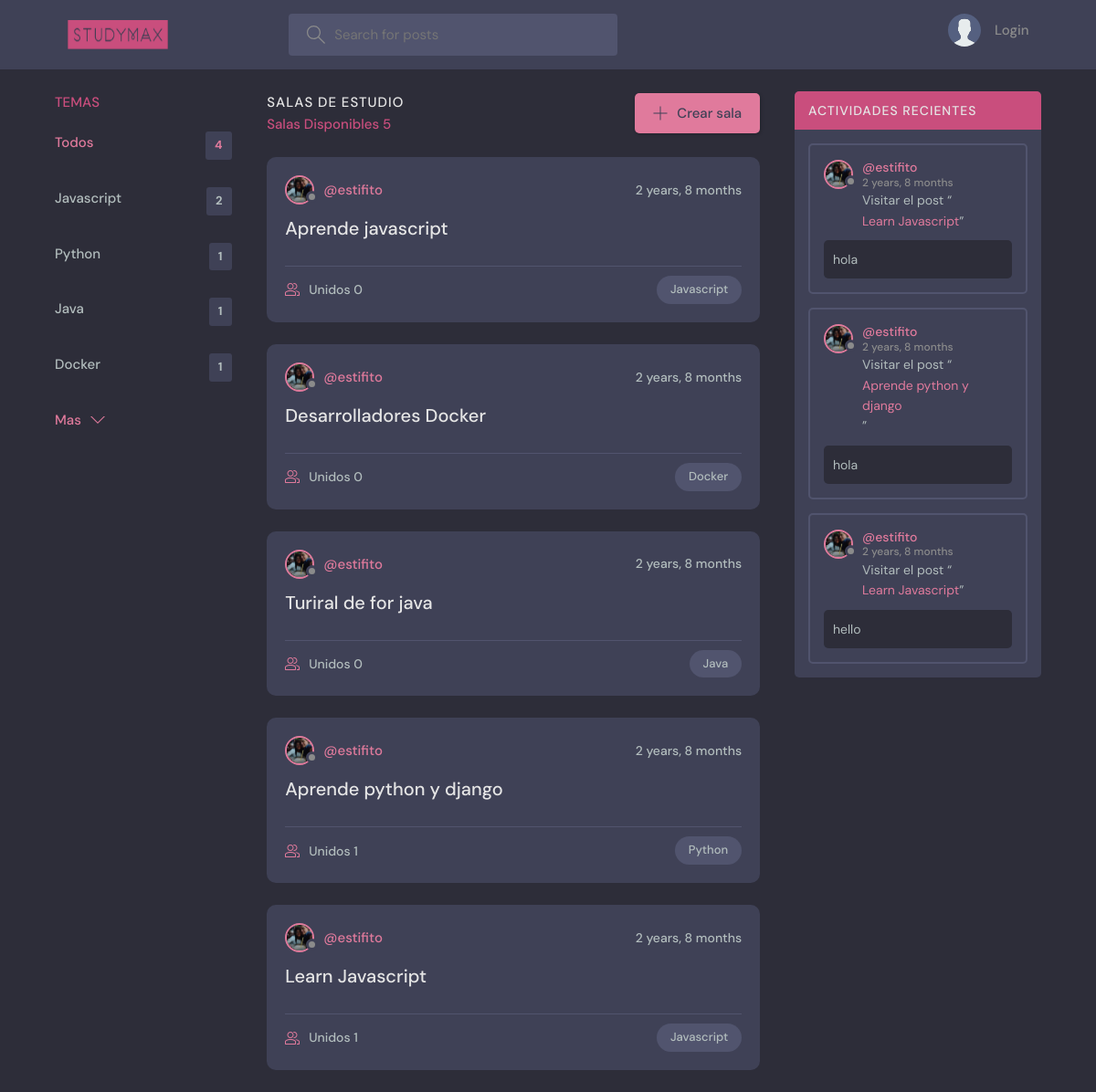
Before: / with the older database file.
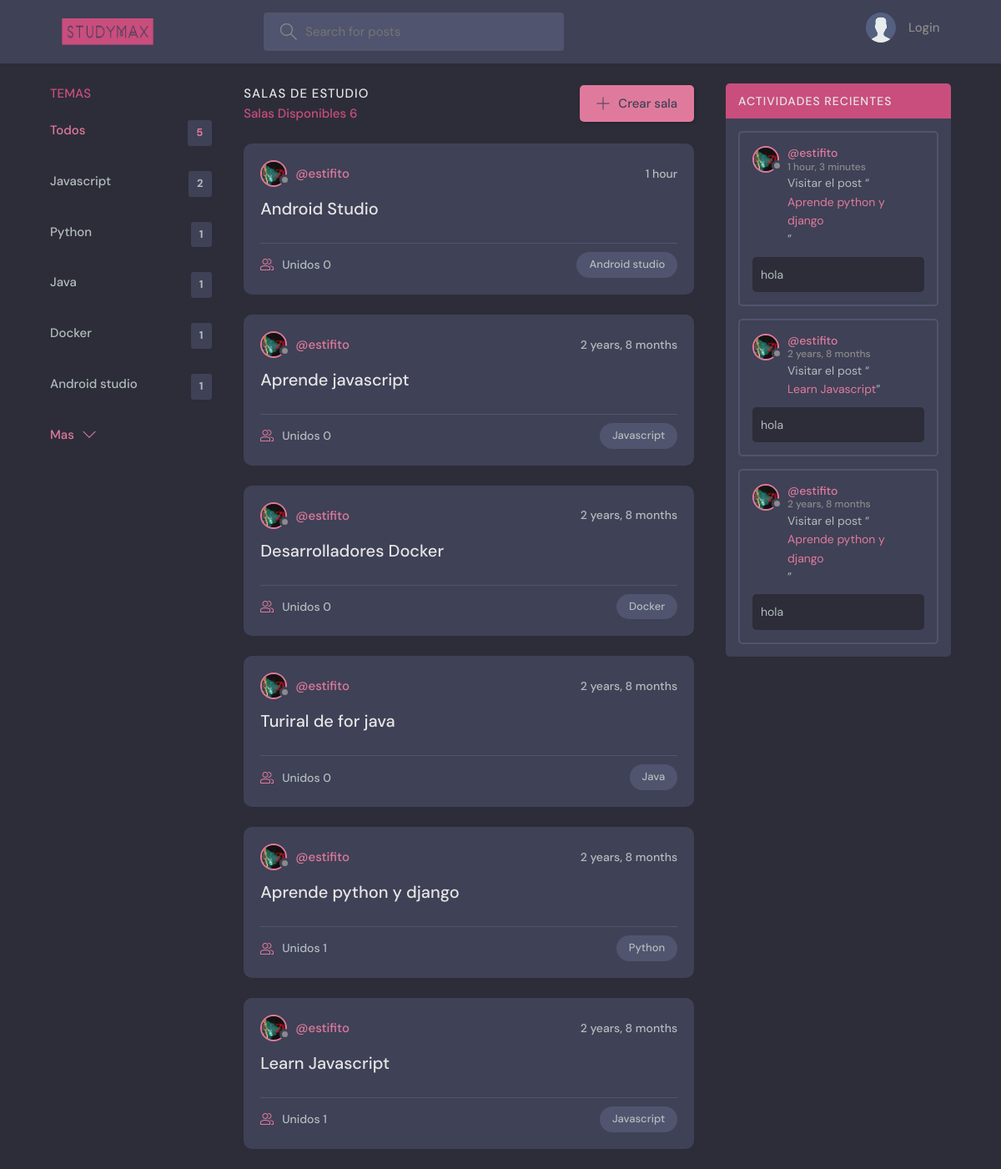
After: the same page with the newer database file.
### base/models.py (models this page shows, shortened)
class Topic(models.Model):
    name = models.CharField(max_length=200)

class Room(models.Model):
    host = models.ForeignKey(User, on_delete=models.SET_NULL, null=True)
    topic = models.ForeignKey(Topic, on_delete=models.SET_NULL, null=True)
    name = models.CharField(max_length=200)
    description = models.TextField(null=True, blank=True)
    participants = models.ManyToManyField(
        User, related_name='participants', blank=True)
    updated = models.DateTimeField(auto_now=True)
    created = models.DateTimeField(auto_now_add=True)
    class Meta:
        ordering = ['-updated', '-created']
    def __str__(self):
        return self.name

class User(AbstractUser):
    name = models.CharField(max_length=200, null=True)
    email = models.EmailField(unique=True, null=True)
    bio = models.TextField(null=True)
    avatar = models.ImageField(null=True, default="avatar.svg")
    USERNAME_FIELD = 'email'
    REQUIRED_FIELDS = []

class Message(models.Model):
    user = models.ForeignKey(User, on_delete=models.CASCADE)
    room = models.ForeignKey(Room, on_delete=models.CASCADE)
    body = models.TextField()
    updated = models.DateTimeField(auto_now=True)
    created = models.DateTimeField(auto_now_add=True)
    class Meta:
        ordering = ['-updated', '-created']

### base/views.py (the view)
# urls.py: path('', views.home, name="home"),
def home(request):
    q = request.GET.get('q') if request.GET.get('q') != None else ''
    rooms = Room.objects.filter(
        Q(topic__name__icontains=q) |
        Q(name__icontains=q) |
        Q(description__icontains=q)
    )
    topics = Topic.objects.all()[0:5]
    room_count = rooms.count()
    room_messages = Message.objects.filter(
        Q(room__topic__name__icontains=q))[0:3]
    context = {'rooms': rooms, 'topics': topics,
               'room_count': room_count, 'room_messages': room_messages}
    return render(request, 'base/home.html', context)

### base/templates/base/home.html (shortened to what this page needs)
{% extends 'main.html' %}
{% block content %}
<main class="layout layout--3" >
  <div class="container">
    {% include 'base/topics_component.html' %}
    <div class="roomList">
      <div class="roomList__header">
        <div>
          <h2>Salas de estudio</h2>
          <p> Salas Disponibles {{room_count}}</p>
        </div>
        <a class="btn btn--main" href="{% url 'create-room' %}">
          <svg version="1.1" xmlns="http://www.w3.org/2000/svg" width="32" height="32" viewBox="0 0 32 32">
            <title>add</title>
            <path
              d="M16.943 0.943h-1.885v14.115h-14.115v1.885h14.115v14.115h1.885v-14.115h14.115v-1.885h-14.115v-14.115z">
            </path>
          </svg>
          Crear sala
        </a>
      </div>
      {% include 'base/feed_component.html' %}
    </div>
    {% include 'base/activity_component.html' %}
  </div>
</main>
{% endblock %}

### base/templates/base/topics_component.html
<div class="topics">
    <div class="topics__header">
        <h2>Temas</h2>
    </div>
    <ul class="topics__list">
        <li>
            <a href="{% url 'home' %}" class="active">Todos <span>{{topics.count}}</span></a>
        </li>
        {% for topic in topics %}
        <li>
            <a href="{% url 'home' %}?q={{topic.name}}">{{topic.name}}<span>{{topic.room_set.all.count}}</span></a>
        </li>
        {% endfor %}
    </ul>
    <a class="btn btn--link" href="{% url 'topics' %}">
        Mas
        <svg version="1.1" xmlns="http://www.w3.org/2000/svg" width="32" height="32" viewBox="0 0 32 32">
            <title>chevron-down</title>
            <path d="M16 21l-13-13h-3l16 16 16-16h-3l-13 13z"></path>
        </svg>
    </a>
</div>

### base/templates/base/feed_component.html (shortened to what this page needs)
{% load ratings %}
{% for room in rooms %}
<div class="roomListRoom">
    <div class="roomListRoom__header">
        <a href="{% url 'user-profile' room.host.id %}" class="roomListRoom__author">
            <div class="avatar avatar--small">
                <img src="{{room.host.avatar.url}}" />
            </div>
            <span>@{{room.host.username}}</span>
        </a>
        <div class="roomListRoom__actions">
            <span>{{room.created|timesince}}</span>
        </div>
    </div>
    <div class="roomListRoom__content">
        <a href="{% url 'room' room.id %}">{{room.name}}</a>
    </div>
    <div class="roomListRoom__meta">
        <a href="{% url 'room' room.id %}" class="roomListRoom__joined">
          Unidos    {{room.participants.all.count}}
        </a>
        <p class="roomListRoom__topic">{{room.topic.name}}</p>
    </div>
</div>
{% endfor %}

### base/templates/base/activity_component.html (shortened to what this page needs)
<div class="activities">
    <div class="activities__header">
        <h2>Actividades Recientes</h2>
    </div>
    {% for message in room_messages %}
    <div class="activities__box">
        <div class="activities__boxHeader roomListRoom__header">
            <a href="{% url 'user-profile' message.user.id %}" class="roomListRoom__author">
                <div class="avatar avatar--small">
                    <img src="{{message.user.avatar.url}}" />
                </div>
                <p>
                    @{{message.user.username}}
                    <span>{{message.created|timesince}} </span>
                </p>
            </a>
        </div>
        <div class="activities__boxContent">
            <p>Visitar el post “<a href="{% url 'room' message.room.id %}">{{message.room}}</a>”</p>
            <div class="activities__boxRoomContent">{{message.body}}</div>
        </div>
    </div>
    {% endfor %}
</div>

Changed rows visible on the page:
no longer on this page (row unchanged): Message: user.avatar (picture), user.username "estifito", created "2 years, 8 months", room "Learn Javascript", body "hello"
added Topic: name "Android studio", room_set.all.count "1"
added Room: host.avatar (picture), host.username "estifito", created "1 hour", name "Android Studio", participants.all.count "0", topic.name "Android studio"
changed through a linked row, Room "Aprende javascript": host.avatar: a different picture
changed through a linked row, Room "Desarrolladores Docker": host.avatar: a different picture
changed through a linked row, Room "Turiral de for java": host.avatar: a different picture
changed through a linked row, Room "Aprende python y django": host.avatar: a different picture
changed through a linked row, Room "Learn Javascript": host.avatar: a different picture
added Message: user.avatar (picture), user.username "estifito", created "1 hour, 3 minutes", room "Aprende python y django", body "hola"
changed through a linked row, Message "Learn Javascript": user.avatar: a different picture
changed through a linked row, Message (number 3 of 3 on the later page): user.avatar: a different picture
Other visible differences:
{{ topics.count }}: "4" → "5"
{{ room_count }}: "5" → "6"
